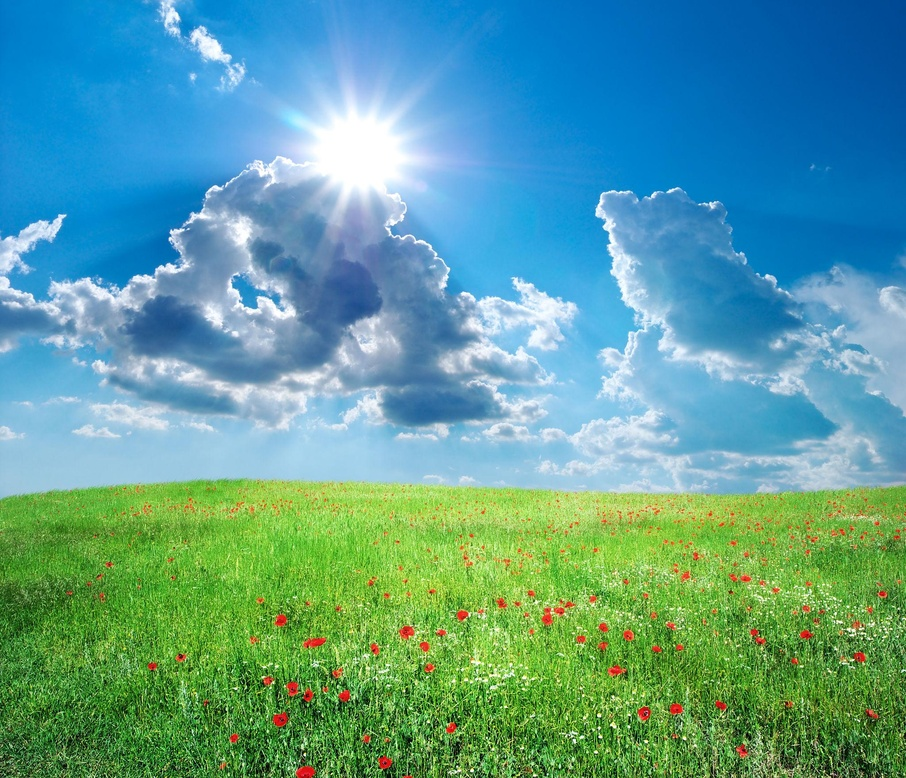
#> input picture images/original.jpg, 906 x 778 px, shrunk from 2048 x 1759 before the run
$ python lesson10.py
#> lines starting #> are read from the running program, lines starting #| are printed output that depends on the picture
import cv2
import matplotlib.pyplot as plt

image = cv2.imread("../images/original.jpg")
#> image is the input picture: shape (778, 906, 3); mean B, G, R 151.8, 158.3, 92.3

hsv = cv2.cvtColor(image, cv2.COLOR_BGR2HSV)
#> hsv: shape (778, 906, 3); mean H, S, V 81, 159.6, 189.4

h, s, v = cv2.split(hsv)
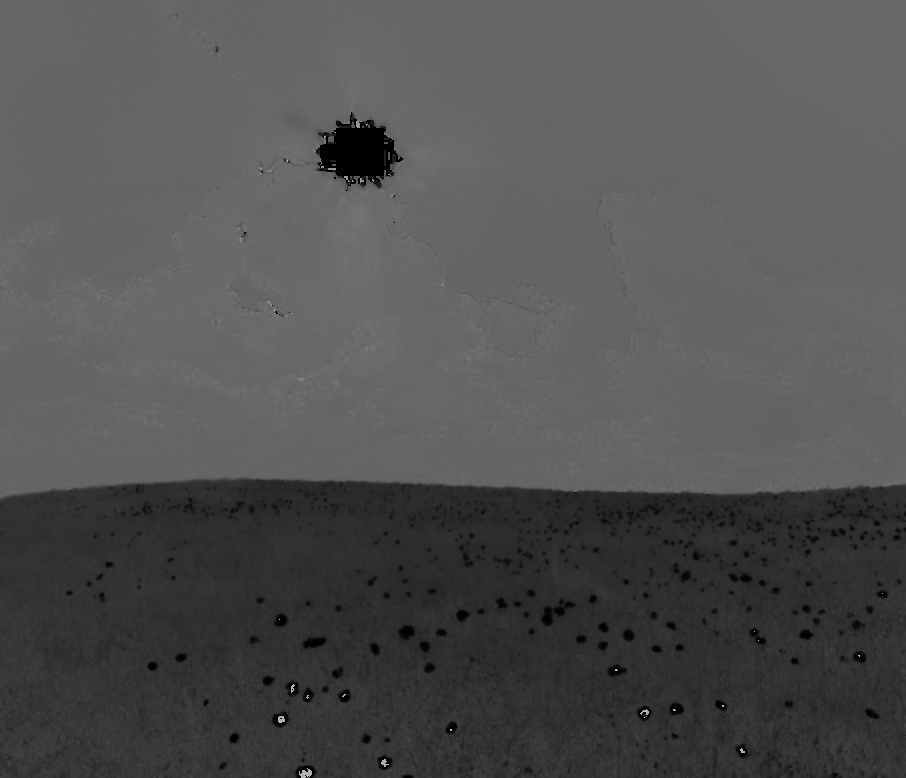
#> h: shape (778, 906); min 0, max 179, mean 81
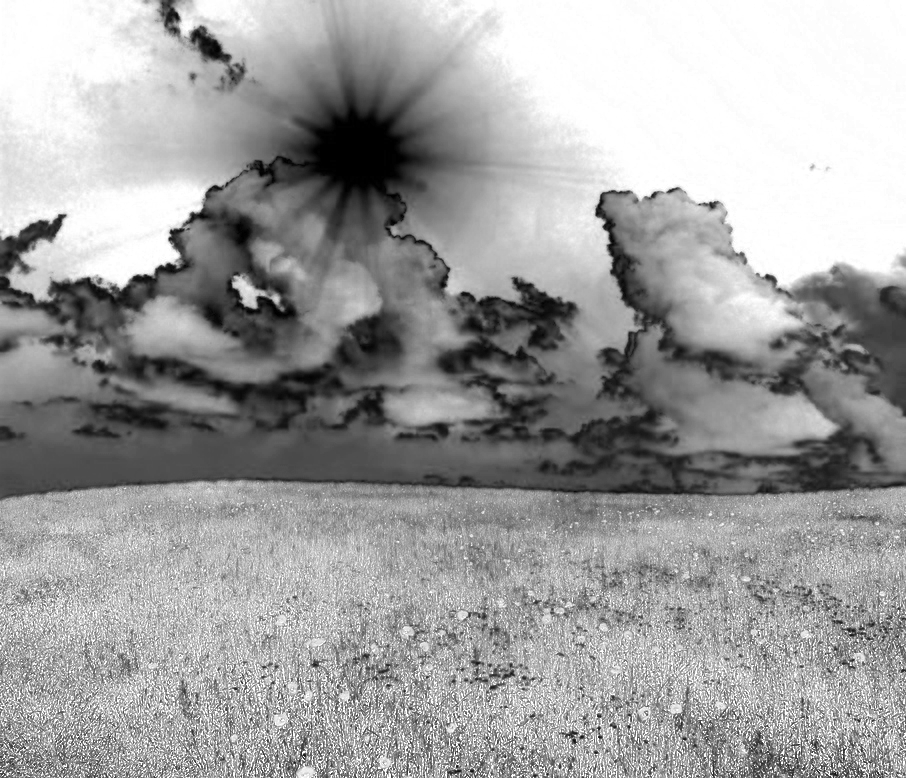
#> s: shape (778, 906); min 0, max 255, mean 159.6
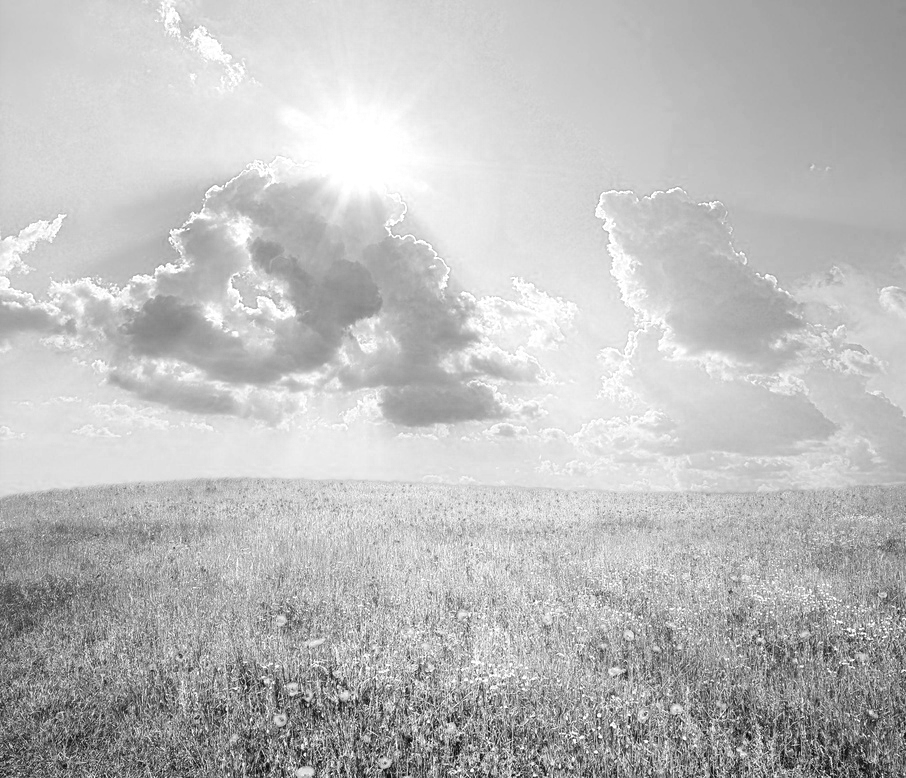
#> v: shape (778, 906); min 2, max 255, mean 189.4

plt.figure(figsize=(12,4))

plt.subplot(1,4,1)
plt.imshow(cv2.cvtColor(image, cv2.COLOR_BGR2RGB))
plt.title("Original")
plt.axis("off")

plt.subplot(1,4,2)
plt.imshow(h, cmap="hsv")
plt.title("Hue")
plt.axis("off")

plt.subplot(1,4,3)
plt.imshow(s, cmap="gray")
plt.title("Saturation")
plt.axis("off")

plt.subplot(1,4,4)
plt.imshow(v, cmap="gray")
plt.title("Value")
plt.axis("off")

plt.tight_layout()
plt.show()
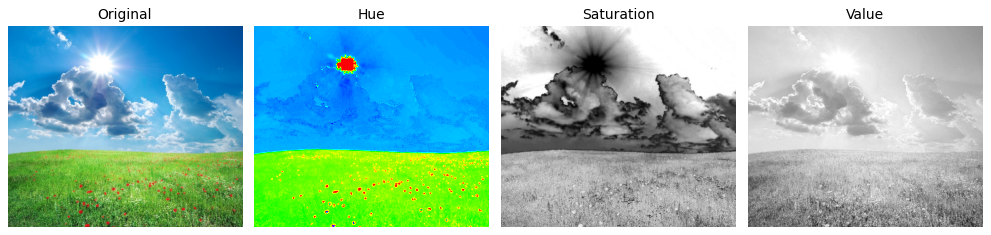
#> figure drawn by matplotlib, 4 panels
